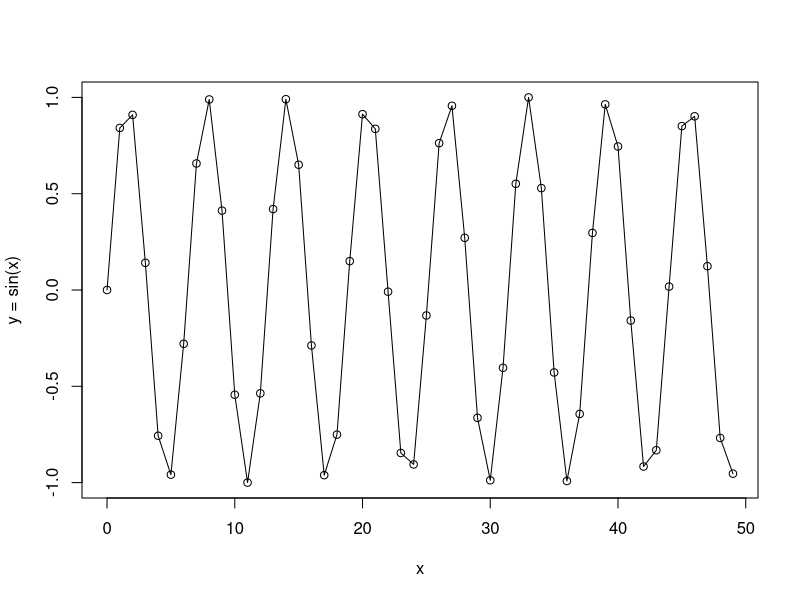

Here is the R script that generated this plot: (Note: a time limit stopped this script after it produced the figure.)
## ---- chunk 1
library(dplyr)
library(tidyverse)
## ---- chunk 2
sine <- as.matrix(sin(0:199))
plot(0:49, sine[1:50],xlab="x",ylab="y = sin(x)")
lines(0:49, sine[1:50])
## ---- chunk 3
X = NULL
Y = NULL

sequence_length = 50
num_records = length(sine) - sequence_length

for (i in 1:(num_records-50)){
  X = rbind(X, sine[i:(i+sequence_length-1)])
  Y = rbind(Y, sine[i+sequence_length])
}

## ---- chunk 4
X_val = NULL
Y_val = NULL

for (i in (num_records-49):(num_records)){
  X_val = rbind(X_val, sine[i:(i+sequence_length-1)])
  Y_val = rbind(Y_val, sine[i+sequence_length])
}

## ---- chunk 5
learning_rate = 0.0001
epochs = 15
hidden_dim = 100
output_dim = 1

bptt_truncate = 5
min_clip_value = -10
max_clip_value = 10
## ---- chunk 6
U <- read.csv("U.csv", header=F)
W <- read.csv("W.csv", header=F)
V <- read.csv("V.csv", header=F)

U <- as.matrix(U)
V <- as.matrix(V)
W <- as.matrix(W)
## ---- chunk 7
sigmoid <- function(x){
  1 / (1 + exp(-x))
}
## ---- chunk 8
for (epoch in 1:epochs){
  loss = 0
  
  for (i in 1:dim(Y)[1]){
    x <- X[i,]
    y <- Y[i]
    prev_s <- rep(0, hidden_dim) # Initializing the previous activation as a vector of 0s.
    for (t in 1:sequence_length){
      new_input <- rep(0, length(x))
      new_input[t] <- x[t]
      mulu <- U %*% new_input
      mulw <- W %*% prev_s
      add <- mulw + mulu
      s = sigmoid(add)
      mulv <- V %*% s
      prev_s <- s
    }
    
    loss_per_record <- ((y - mulv)^2)/2
    loss = loss + loss_per_record
  }
  loss = loss/length(y)
  
  val_loss = 0
  for (i in 1:dim(Y_val)[1]){
    x <- X_val[i,]
    y <- Y_val[i]
    prev_s <- rep(0, hidden_dim)
    for (t in 1:sequence_length){
      new_input <- rep(0, length(x))
      new_input[t] <- x[t]
      mulu <- U %*% new_input
      mulw <- W %*% prev_s
      add <- mulw + mulu
      s = sigmoid(add)
      mulv <- V %*% s
      prev_s <- s
    }
    
    loss_per_record <- ((y - mulv)^2)/2
    val_loss = val_loss + loss_per_record
  }
  val_loss <- val_loss/length(y)
  print(paste0("Epoch: ", epoch, ", Loss: ", loss, ", Val Loss: ", val_loss))
  
  for (i in 1:dim(Y)[1]){
    x <- X[i,]
    y <- Y[i]
    
    layers <- array(rep(NaN, sequence_length * hidden_dim * 2), c(sequence_length, 2, hidden_dim)) # Our layers matrix for the given sequence_length = 50, hidden_dim = 100, is 50 x 2 x 100. Hence, we initialize an array with NaN on those dimensions here.
    prev_s <- rep(0, hidden_dim)
    dU <- 0 * U
    dV <- 0 * V
    dW <- 0 * W
    
    dU_t <- 0 * U
    dV_t <- 0 * V
    dW_t <- 0 * W
    
    dU_i <- 0 * U
    dW_i <- 0 * W
    for (t in 1:sequence_length){
      new_input <- rep(0, length(x))
      new_input[t] <- x[t]
      mulu <- U %*% new_input
      mulw <- W %*% prev_s
      add <- mulw + mulu
      s = sigmoid(add)
      mulv <- V %*% s
      layers[t,1,] <- s
      layers[t,2,] <- prev_s
      prev_s <- s
    }
    
    dmulv <- mulv - y
    
    for (t in 1:sequence_length){
      dV_t <- dmulv %*% t(layers[t,1,])
      dsv <- t(V) %*% dmulv
      
      ds = dsv
      dadd = add * (1 - add) * ds
      
      dmulw = dadd * rep(1, length(mulw))
      
      dprev_s = t(W) %*% dmulw
      
      for (i in (t-1):(max(-1, (t-bptt_truncate-1))+1)){
        ds = dsv + dprev_s
        dadd = add * (1 - add) * ds
        
        dmulw = dadd * rep(1, length(mulw))
        dmulu = dadd * rep(1, length(mulu))
        
        dW_i = W %*% layers[t,2,]
        dprev_s = t(W) %*% dmulw
        
        new_input = rep(0, length(x))
        new_input[t] = x[t]
        dU_i = U %*% new_input
        dx = t(U) %*% dmulu
        
        dU_t = apply(dU_t, 2, function(x)x+dU_i) # Adding dU_i (100 x 1) to all columns of dU_t (100 x 50)
        dW_t = apply(dW_t, 2, function(x)x+dW_i)
      }
      dU = dU + dU_t
      dW = dW + dW_t
      dV = dV + dV_t
      if (max(dU) > max_clip_value){
        dU[dU > max_clip_value] = max_clip_value
      }
      if (max(dV) > max_clip_value){
        dV[dV > max_clip_value] = max_clip_value
      }
      if (max(dW) > max_clip_value){
        dW[dW > max_clip_value] = max_clip_value
      }
      
      if (min(dU) < min_clip_value){
        dU[dU < min_clip_value] = min_clip_value
      }
      if (min(dV) < min_clip_value){
        dV[dV < min_clip_value] = min_clip_value
      }
      if (min(dW) < min_clip_value){
        dW[dW < min_clip_value] = min_clip_value
      }
    }
    U = U - learning_rate * dU
    V = V - learning_rate * dV
    W = W - learning_rate * dW
}
}

## ---- chunk 9
preds <- NULL
for (i in 1:dim(Y)[1]){
  x <- X[i,]
  y <- Y[i]
  prev_s <- rep(0, hidden_dim)
  for (t in 1:T){
    mulu <- U %*% x
    mulw <- W %*% prev_s
    add <- mulw + mulu
    s <- sigmoid(add)
    mulv <- V %*% s
    prev_s <- s
  preds <- rbind(preds, mulv)
  }
}

actual_df <- data.frame(x = 0:99, y = sine[1:100])
predicted_df <- data.frame(x = 0:99, y = preds)

train_mse <- sum((actual_df[y] - predicted_df[y])^2)/dim(actual_df[y])[1]
train_mse 

ggplot(NULL, aes(x, y)) + 
  geom_line(data = actual_df, color = "green") +
  geom_line(data = predicted_df, color = "red") +
  ggtitle(paste0("Train MSE = ", train_mse))

## ---- chunk 10
val_preds <- NULL
for (i in 1:dim(Y_val)[1]){
  x <- X_val[i,]
  y <- Y_val[i]
  prev_s <- rep(0, hidden_dim)
  for (t in 1:T){
    mulu <- U %*% x
    mulw <- W %*% prev_s
    add <- mulw + mulu
    s <- sigmoid(add)
    mulv <- V %*% s
    prev_s <- s
  val_preds <- rbind(val_preds, mulv)
  }
}

val_actual_df <- data.frame(x = 0:49, y = sine[101:150])
val_predicted_df <- data.frame(x = 0:49, y = val_preds)

val_mse <- sum((val_actual_df[y] - val_predicted_df[y])^2)/dim(val_actual_df[y])[1]
val_mse 

ggplot(NULL, aes(x, y)) + 
  geom_line(data = val_actual_df, color = "green") +
  geom_line(data = val_predicted_df, color = "red") +
  ggtitle(paste0("Validation MSE = ", val_mse))
## ---- chunk 11
test_X <- NULL
test_Y <- NULL
for (i in 200:299){
  test_X <- rbind(test_X, sin(i:(i+49)))
  test_Y <- rbind(test_Y, sin(i+50))
}
actual_test_df <- data.frame(x = 200:299, y = test_Y)

test_preds <- NULL
for (i in 1:dim(test_Y)[1]){
  x <- test_X[i,]
  y <- test_Y[i]
  prev_s <- rep(0, hidden_dim)
  for (t in 1:T){
    mulu <- U %*% x
    mulw <- W %*% prev_s
    add <- mulw + mulu
    s <- sigmoid(add)
    mulv <- V %*% s
    prev_s <- s
  test_preds <- rbind(test_preds, mulv)
  }
}
test_preds_df <- data.frame(x = 200:299, y = test_preds)

test_mse <- sum((actual_test_df[y] - test_preds_df[y])^2)/dim(actual_test_df[y])[1]
test_mse 

ggplot(NULL, aes(x, y)) + 
  geom_line(data = actual_test_df, color = "green") +
  geom_line(data = test_preds_df, color = "red") +
  ggtitle(paste0("Test MSE = ", test_mse))
## ---- chunk 12
newx = 0:11

plot(newx, sin(0:11), col=ifelse(newx==11, "red", "black"), xlab="x", ylab="y=sin(x)")
